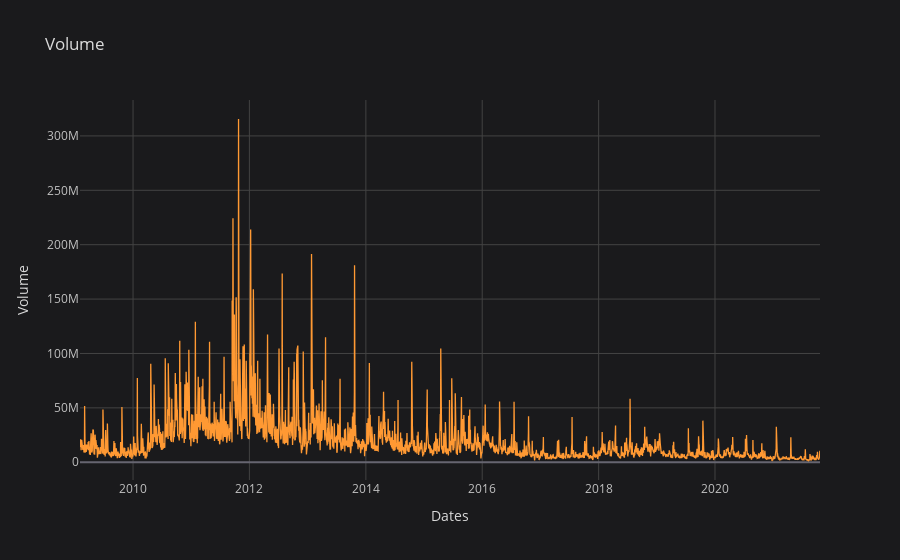

Notebook code for this chart:
### Code cell
nflx['Volume'].iplot(title='Volume', xTitle='Dates', yTitle='Volume', theme='space')

### Figure 1 — Plotly figure (JSON) as saved in the notebook; plotly's stock layout.template omitted (floating-point values rounded to 4 significant figures; data arrays with more than 128 entries replaced by an {"elided": "..."} marker saying what was removed)
{"data": [{"line": {"color": "rgba(255, 153, 51, 1.0)", "dash": "solid", "shape": "linear", "width": 1.3}, "mode": "lines", "name": "Volume", "text": "", "type": "scatter", "x": {"elided": "3204 str values"}, "y": {"elided": "3204 int values"}}], "layout": {"legend": {"bgcolor": "#1A1A1C", "font": {"color": "#D9D9D9"}}, "paper_bgcolor": "#1A1A1C", "plot_bgcolor": "#1A1A1C", "title": {"font": {"color": "#D9D9D9"}, "text": "Volume"}, "xaxis": {"gridcolor": "#434343", "showgrid": true, "tickfont": {"color": "#C2C2C2"}, "title": {"font": {"color": "#D9D9D9"}, "text": "Dates"}, "zerolinecolor": "#666570"}, "yaxis": {"gridcolor": "#434343", "showgrid": true, "tickfont": {"color": "#C2C2C2"}, "title": {"font": {"color": "#D9D9D9"}, "text": "Volume"}, "zerolinecolor": "#666570"}}}
